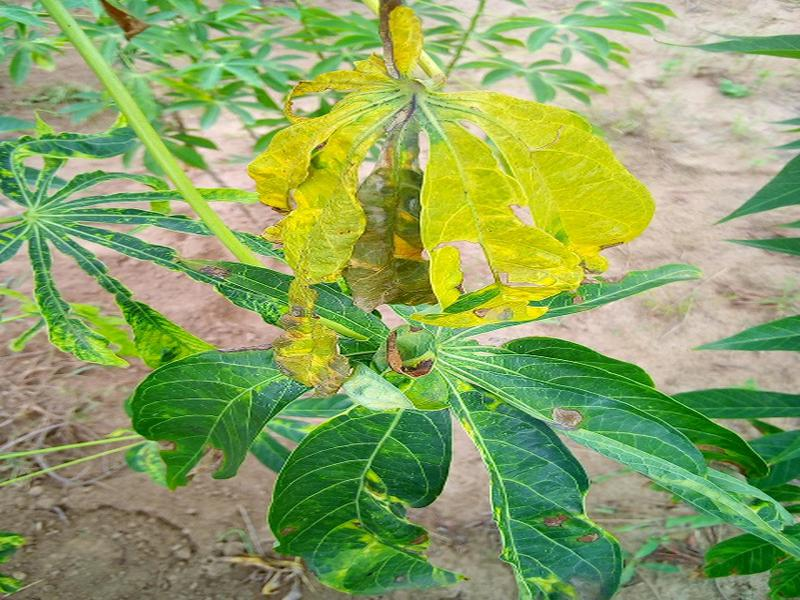
#> input picture Assets/Cassava___bacterial_blight/102485576.jpg, 800 x 600 px; its folder holds only this picture in this run
$ jupyter execute --allow-errors Percobaan3.ipynb   (older library calls are emulated)
#> lines starting #> are read from the running program, lines starting #| are printed output that depends on the picture
[cell 1]
import os
import cv2 as cv
import matplotlib.pyplot as plt
import numpy as np
import pandas as pd
from sklearn.model_selection import train_test_split, cross_val_predict
from sklearn.metrics import accuracy_score, classification_report
from skimage.feature import graycomatrix, graycoprops
from scipy.stats import entropy
from sklearn.ensemble import RandomForestClassifier
from sklearn.svm import SVC
from sklearn.neighbors import KNeighborsClassifier
from sklearn.metrics import accuracy_score, precision_score, recall_score, f1_score, confusion_matrix, classification_report
from sklearn.metrics import (confusion_matrix, ConfusionMatrixDisplay)
import seaborn as sns

Bagian kode di atas bertujuan untuk mengimpor sejumlah library utama untuk kebutuhan pengolahan citra, penarikan fitur, pembuatan klasifikasi, dan evaluasi model. Library os bertugas mengatur file dataset, berbarengan dengan OpenCV (cv2) yang berfungsi mengeksekusi operasi gambar digital. Komputasi angka berbasis array dijalankan oleh NumPy (np), sedangkan tampilan grafis dan citra disajikan melalui Matplotlib (plt). Seluruh data ekstraksi fitur lalu ditampung ke dalam tabel menggunakan Pandas (pd). Pemrosesan machine learning, mulai dari pemisahan data, klasifikasi, hingga evaluasi, menggunakan fungsi dari scikit-learn. Untuk perhitungan spesifik, skimage.feature digunakan dalam ekstraksi tekstur dan matriks GLCM, scipy.stats untuk mencari nilai entropi, serta seaborn untuk memetakan korelasi fitur dalam bentuk heatmap.

[cell 2]
data = []
labels = []
file_name = []

IMG_SIZE = (128, 128)
for sub_folder in os.listdir("Assets"):
    sub_folder_files = os.listdir(os.path.join("Assets", sub_folder))
    for i, filename in enumerate(sub_folder_files):
        img_path = os.path.join("Assets", sub_folder, filename)
        img = cv.imread(img_path)
#> img is the input picture: shape (600, 800, 3); mean B, G, R 98.7, 163.6, 138.8
        if img is None:
            continue
        data.append(img)
        labels.append(sub_folder)
        file_name.append(f"{sub_folder}_{i+1}.jpg")

print(f"Total data: {len(data)}")
#| Total data: 2
print(f"Kelas: {sorted(set(labels))}")

Kode ini bertugas membaca dan mempersiapkan semua gambar dari folder dataset untuk tahapan analisis selanjutnya. Pada bagian ini, disiapkan tiga list: data (untuk gambar mentah), labels (untuk kelas gambar berdasarkan nama subfolder), dan file_name (untuk nama file). Program kemudian menelusuri setiap subfolder di dalam direktori "Assets", yang masing-masing mewakili satu kelas data. Gambar dibaca melalui perintah cv.imread() dan langsung divalidasi keberhasilannya. Saat ini, gambar tidak langsung diproses, melainkan hanya disimpan dalam wujud aslinya agar tahap preprocessing bisa dilakukan secara terpisah dan lebih terstruktur.

[cell 3]
def dilasi(image, kernel_size=3):
    pad = kernel_size // 2
    padded = np.pad(image, pad, mode='constant', constant_values=0)

    hasil = np.zeros_like(image)

    for i in range(image.shape[0]):
        for j in range(image.shape[1]):
            window = padded[i:i+kernel_size, j:j+kernel_size]
            hasil[i, j] = np.max(window)

    return hasil

def erosi(image, kernel_size=3):
    pad = kernel_size // 2
    padded = np.pad(image, pad, mode='constant', constant_values=255)

    hasil = np.zeros_like(image)

    for i in range(image.shape[0]):
        for j in range(image.shape[1]):
            window = padded[i:i+kernel_size, j:j+kernel_size]
            hasil[i, j] = np.min(window)

    return hasil

def closing(image, kernel_size=3):
    dilated = dilasi(image, kernel_size)
    closed = erosi(dilated, kernel_size)

    return closed

Kode tersebut merupakan implementasi operasi morfologi citra secara manual menggunakan NumPy yang terdiri dari dilasi, erosi, dan closing. Fungsi dilasi() bekerja dengan mengambil nilai maksimum pada setiap area kernel sehingga bagian objek yang terang akan melebar dan celah-celah kecil dapat tertutup. Sebaliknya, fungsi erosi() mengambil nilai minimum pada setiap area kernel sehingga objek terang akan menyusut dan noise kecil dapat dihilangkan. Kedua fungsi ini menggunakan padding untuk memastikan piksel di tepi citra tetap dapat diproses.

Fungsi closing() merupakan kombinasi operasi dilasi yang diikuti oleh erosi. Dilasi dilakukan terlebih dahulu untuk menutup lubang atau celah kecil pada objek, kemudian erosi digunakan untuk mengembalikan ukuran objek mendekati bentuk semula. Hasilnya, citra menjadi lebih halus, objek yang terputus dapat tersambung kembali, dan noise gelap kecil dapat dikurangi. Oleh karena itu, operasi closing sering digunakan pada tahap preprocessing untuk meningkatkan kualitas citra sebelum dilakukan ekstraksi fitur atau proses klasifikasi.

[cell 4]
def manual_clahe(img, clip_limit=2.0, tile_size=8):

    h, w = img.shape
    pad_h = (tile_size - h % tile_size) % tile_size
    pad_w = (tile_size - w % tile_size) % tile_size
    padded = np.pad(img, ((0, pad_h), (0, pad_w)), mode='reflect')
    ph, pw = padded.shape
    tiles_y, tiles_x = ph // tile_size, pw // tile_size
    luts = np.zeros((tiles_y, tiles_x, 256), dtype=np.uint8)

    for ty in range(tiles_y):
        for tx in range(tiles_x):
            tile = padded[ty*tile_size:(ty+1)*tile_size, tx*tile_size:(tx+1)*tile_size]
            hist = np.bincount(tile.flatten(), minlength=256).astype(np.float32)
            clip_val = clip_limit * tile.size / 256
            excess = np.sum(np.maximum(hist - clip_val, 0))
            hist = np.minimum(hist, clip_val) + excess / 256
            cdf = np.cumsum(hist)
            cdf_min = cdf[cdf > 0].min()
            lut = np.round((cdf - cdf_min) / (tile.size - cdf_min) * 255)
            luts[ty, tx] = np.clip(lut, 0, 255).astype(np.uint8)

    output = np.zeros_like(padded, dtype=np.float32)
    for y in range(ph):
        for x in range(pw):
            ty = min(y // tile_size, tiles_y - 1)
            tx = min(x // tile_size, tiles_x - 1)
            output[y, x] = luts[ty, tx, padded[y, x]]
    return output[:h, :w].astype(np.uint8)

Kode tersebut merupakan implementasi CLAHE (Contrast Limited Adaptive Histogram Equalization) secara manual tanpa menggunakan fungsi cv2.createCLAHE(). Proses diawali dengan menghitung ukuran citra dan menambahkan padding menggunakan mode reflect agar ukuran citra dapat dibagi rata sesuai tile_size. Citra kemudian dibagi menjadi beberapa blok kecil (tiles), dan untuk setiap tile dihitung histogram tingkat keabuan. Histogram tersebut dibatasi menggunakan parameter clip_limit untuk mencegah peningkatan kontras yang berlebihan, kemudian kelebihan nilai histogram didistribusikan kembali secara merata ke seluruh intensitas piksel.

Setelah histogram dibatasi, program menghitung CDF(Cumulative Distribution Function) yang digunakan untuk membentuk LUT (Look-Up Table) sebagai peta transformasi nilai piksel pada setiap tile. LUT ini kemudian diterapkan pada seluruh piksel citra sesuai tile tempat piksel tersebut berada. Hasil akhirnya adalah citra dengan kontras lokal yang lebih baik, sehingga detail pada area yang terlalu gelap atau terlalu terang menjadi lebih jelas. Teknik CLAHE sering digunakan pada tahap preprocessing citra karena mampu meningkatkan kualitas visual tanpa memperbesar noise secara berlebihan seperti histogram equalization biasa.

[cell 5]
IMG_SIZE = (128, 128)

def pre_proses_P3(image, target_size=IMG_SIZE):

    # Resize
    resized = cv.resize(image, target_size)

    # Grayscale
    if len(resized.shape) == 3:
        gray = cv.cvtColor(resized, cv.COLOR_BGR2GRAY)
    else:
        gray = resized

    # CLAHE manual
    img = manual_clahe(gray, tile_size=32, clip_limit=5)

    # Morfologi Closing manual
    img = closing(img, kernel_size=3)

    return img


def percobaan3(img):
    return pre_proses_P3(img)

Bagian kode ini mendefinisikan fungsi preprocessing citra pada Percobaan 3. Di dalam fungsi pre_proses_P3, citra terlebih dahulu diubah ukurannya (resize) menjadi 128 × 128 piksel untuk menyeragamkan dimensi seluruh data. Selanjutnya, citra berwarna (RGB/BGR) dikonversi menjadi grayscale sehingga hanya menyimpan informasi intensitas keabuan dan lebih mudah diproses. Setelah itu, diterapkan metode CLAHE (Contrast Limited Adaptive Histogram Equalization) secara manual untuk meningkatkan kontras citra dan memperjelas detail pada setiap bagian gambar. Tahap berikutnya adalah morfologi closing, yaitu kombinasi operasi dilasi dan erosi yang bertujuan untuk menutup lubang kecil, mengurangi noise, dan memperbaiki bentuk objek pada citra. Rangkaian preprocessing ini digunakan untuk meningkatkan kualitas citra sehingga hasil yang diperoleh lebih optimal untuk proses ekstraksi fitur dan klasifikasi.

## Percobaan 3
Bagian kode ini digunakan untuk menerapkan preprocessing pada seluruh citra dan menampilkan hasilnya berdasarkan kelas masing-masing. Fungsi percobaan3 berfungsi untuk menjalankan proses preprocessing yang telah didefinisikan pada fungsi pre_proses_P3. Seluruh citra pada variabel data kemudian diproses dan hasilnya disimpan ke dalam variabel dataPreprocessed.

Selanjutnya, program mengambil seluruh label yang unik dari dataset dan mengelompokkannya berdasarkan kelas. Untuk setiap kelas, program mencari indeks citra yang sesuai kemudian menampilkan lima contoh citra hasil preprocessing dalam satu baris menggunakan matplotlib. Setiap kelompok citra diberi judul sesuai nama kelasnya, sedangkan sumbu gambar disembunyikan agar tampilan lebih rapi dan fokus pada hasil citra. Visualisasi ini bertujuan untuk memudahkan pengamatan dan evaluasi hasil preprocessing pada setiap kategori citra sebelum digunakan pada tahap ekstraksi fitur dan klasifikasi.

[cell 6]
def percobaan3(img):
    hasil = pre_proses_P3(img)
#> in pre_proses_P3, `gray = cv.cvtColor(resized, cv.COLOR_BGR2GRAY)`:
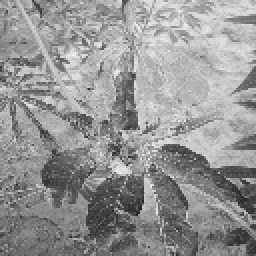
#> gray: shape (128, 128) (shown 2 times larger); min 33, max 244, mean 148.6
#> after the loop in manual_clahe, `for y in range(ph):`:
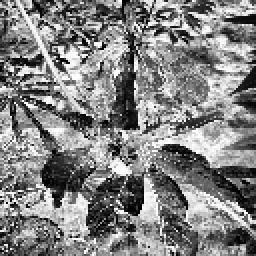
#> output: shape (128, 128) float32 (shown 2 times larger); min 0, max 255, mean 130
#> in dilasi, `padded = np.pad(image, pad, mode='constant', constant_values=0)`:
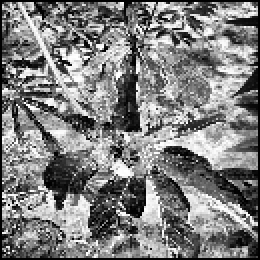
#> padded: shape (130, 130) (shown 2 times larger); min 0, max 255, mean 126
#> after the loop in dilasi, `for i in range(image.shape[0]):`:
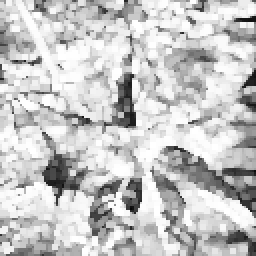
#> hasil: shape (128, 128) (shown 2 times larger); min 7, max 255, mean 197.7
#> after the loop in erosi, `for i in range(image.shape[0]):`:
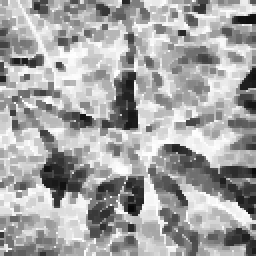
#> hasil: shape (128, 128) (shown 2 times larger); min 7, max 255, mean 164.1
#> call 2 of pre_proses_P3, with target_size = (128, 128)
#> in pre_proses_P3 (call 2), `resized = cv.resize(image, target_size)`:
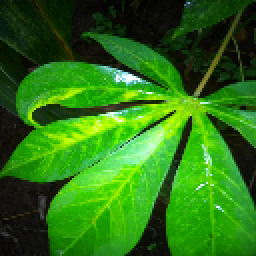
#> resized: shape (128, 128, 3) (shown 2 times larger); mean B, G, R 19.7, 114.5, 43.9
#> in pre_proses_P3 (call 2), `gray = cv.cvtColor(resized, cv.COLOR_BGR2GRAY)`:
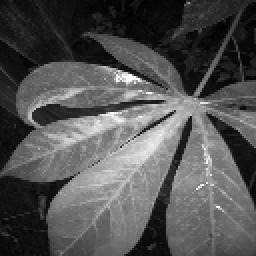
#> gray: shape (128, 128) (shown 2 times larger); min 0, max 254, mean 82.6
#> call 2 of manual_clahe, with clip_limit = 5, tile_size = 32
#> after the loop in manual_clahe (call 2), `for y in range(ph):`:
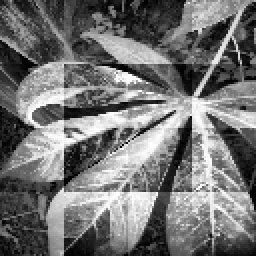
#> output: shape (128, 128) float32 (shown 2 times larger); min 0, max 255, mean 115.2
#> call 2 of dilasi, with kernel_size = 3
#> after the loop in dilasi (call 2), `for i in range(image.shape[0]):`:
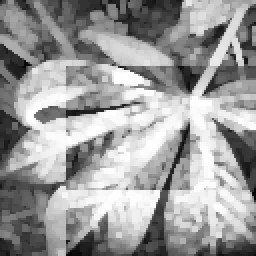
#> hasil: shape (128, 128) (shown 2 times larger); min 3, max 255, mean 154.9
#> call 2 of erosi, with kernel_size = 3
#> after the loop in erosi (call 2), `for i in range(image.shape[0]):`:
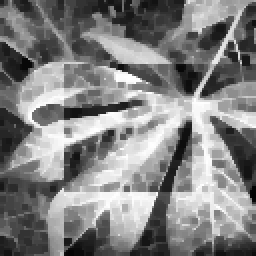
#> hasil: shape (128, 128) (shown 2 times larger); min 3, max 255, mean 129.2
    return hasil

dataPreprocessed = [percobaan3(img) for img in data]
#> dataPreprocessed = 2 items
unique_labels = sorted(set(labels))

for label in unique_labels:
    idxs = [j for j, l in enumerate(labels) if l == label]
    fig, axs = plt.subplots(1, 5, figsize=(15, 3))
    fig.suptitle(label, fontsize=16)

    for k in range(5):
        ax = axs[k]

        if k < len(idxs):
            ax.imshow(dataPreprocessed[idxs[k]], cmap='gray')

        ax.axis('off')

    plt.tight_layout()
    plt.subplots_adjust(top=0.85)
    plt.show()

[cell 7]
def glcm(image, derajat):
    if derajat == 0:
        angles = [0]
    elif derajat == 45:
        angles = [np.pi / 4]
    elif derajat == 90:
        angles = [np.pi / 2]
    elif derajat == 135:
        angles = [3 * np.pi / 4]
    else:
        raise ValueError("Invalid angle. It should be one of the following: 0, 45, 90, 135.")

    glcm = graycomatrix(image.astype(np.uint8), [1], angles, 256, symmetric=True, normed=True)
    return glcm

Bagian kode ini digunakan untuk membentuk matriks Gray Level Co-occurrence Matrix (GLCM) yang berfungsi mengekstraksi informasi tekstur dari citra. Fungsi `glcm` menerima dua parameter, yaitu citra (`image`) dan sudut (`derajat`). Program kemudian mengonversi nilai derajat yang diberikan menjadi satuan radian, di mana sudut yang tersedia adalah 0°, 45°, 90°, dan 135°. Jika sudut yang dimasukkan tidak sesuai dengan pilihan tersebut, program akan menampilkan pesan kesalahan.

Setelah sudut ditentukan, fungsi `graycomatrix()` digunakan untuk membentuk matriks GLCM dengan jarak antar piksel sebesar 1 dan jumlah tingkat keabuan sebanyak 256. Parameter `symmetric=True` membuat matriks menjadi simetris, sedangkan `normed=True` melakukan normalisasi sehingga nilai pada matriks merepresentasikan probabilitas kemunculan pasangan piksel. Hasil dari proses ini adalah matriks GLCM yang nantinya digunakan untuk menghitung berbagai fitur tekstur seperti contrast, correlation, energy, homogeneity, dan ASM.

[cell 8]
def correlation_feat(matriks):
    return graycoprops(matriks, 'correlation')[0, 0]

def dissimilarity(matriks):
    return graycoprops(matriks, 'dissimilarity')[0, 0]

def homogenity(matriks):
    return graycoprops(matriks, 'homogeneity')[0, 0]

def contrast(matriks):
    return graycoprops(matriks, 'contrast')[0, 0]

def ASM(matriks):
    return graycoprops(matriks, 'ASM')[0, 0]

def energy(matriks):
    return graycoprops(matriks, 'energy')[0, 0]

def entropyGlcm(matriks):
    return entropy(matriks.ravel())

Bagian kode ini digunakan untuk menghitung berbagai fitur tekstur dari matriks GLCM yang telah dibentuk sebelumnya. Setiap fungsi menerima parameter berupa matriks GLCM, kemudian menggunakan fungsi `graycoprops()` untuk memperoleh nilai fitur tertentu. Fitur `correlation` digunakan untuk mengukur hubungan atau keterkaitan antara piksel yang bertetangga, sedangkan `dissimilarity` mengukur tingkat perbedaan nilai intensitas antar piksel. Fitur `homogeneity` menunjukkan tingkat keseragaman tekstur, sementara `contrast` mengukur tingkat variasi atau perbedaan intensitas dalam citra.

Selain itu, terdapat fitur `ASM` (Angular Second Moment) yang digunakan untuk mengukur keseragaman distribusi nilai pada matriks GLCM, dan fitur `energy` yang menunjukkan tingkat keteraturan tekstur pada citra. Semakin tinggi nilai energy, semakin seragam tekstur citra tersebut. Fungsi `entropyGlcm()` digunakan untuk menghitung nilai entropi dari matriks GLCM menggunakan fungsi `entropy()`. Entropi menggambarkan tingkat kompleksitas atau ketidakteraturan tekstur, di mana nilai yang lebih tinggi menunjukkan tekstur yang lebih beragam dan kompleks. Seluruh fitur ini digunakan sebagai representasi karakteristik tekstur citra yang nantinya menjadi masukan bagi proses klasifikasi.

[cell 9]
Derajat0 = []
Derajat45 = []
Derajat90 = []
Derajat135 = []

for i in range(len(dataPreprocessed)):
    D0   = glcm(dataPreprocessed[i], 0)
    D45  = glcm(dataPreprocessed[i], 45)
    D90  = glcm(dataPreprocessed[i], 90)
    D135 = glcm(dataPreprocessed[i], 135)
    Derajat0.append(D0)
    Derajat45.append(D45)
    Derajat90.append(D90)
    Derajat135.append(D135)
#> this loop made 2 passes
#> after the loop, Derajat0 = 2 items; Derajat135 = 2 items; Derajat45 = 2 items; Derajat90 = 2 items

Kontras0, Kontras45, Kontras90, Kontras135         = [], [], [], []
dissimilarity0, dissimilarity45, dissimilarity90, dissimilarity135 = [], [], [], []
homogenity0, homogenity45, homogenity90, homogenity135 = [], [], [], []
entropy0, entropy45, entropy90, entropy135         = [], [], [], []
ASM0, ASM45, ASM90, ASM135                         = [], [], [], []
energy0, energy45, energy90, energy135             = [], [], [], []
correlation0, correlation45, correlation90, correlation135 = [], [], [], []

for i in range(len(dataPreprocessed)):
    Kontras0.append(contrast(Derajat0[i]))
    Kontras45.append(contrast(Derajat45[i]))
    Kontras90.append(contrast(Derajat90[i]))
    Kontras135.append(contrast(Derajat135[i]))

    dissimilarity0.append(dissimilarity(Derajat0[i]))
    dissimilarity45.append(dissimilarity(Derajat45[i]))
    dissimilarity90.append(dissimilarity(Derajat90[i]))
    dissimilarity135.append(dissimilarity(Derajat135[i]))

    homogenity0.append(homogenity(Derajat0[i]))
    homogenity45.append(homogenity(Derajat45[i]))
    homogenity90.append(homogenity(Derajat90[i]))
    homogenity135.append(homogenity(Derajat135[i]))

    entropy0.append(entropyGlcm(Derajat0[i]))
    entropy45.append(entropyGlcm(Derajat45[i]))
    entropy90.append(entropyGlcm(Derajat90[i]))
    entropy135.append(entropyGlcm(Derajat135[i]))

    ASM0.append(ASM(Derajat0[i]))
    ASM45.append(ASM(Derajat45[i]))
    ASM90.append(ASM(Derajat90[i]))
    ASM135.append(ASM(Derajat135[i]))

    energy0.append(energy(Derajat0[i]))
    energy45.append(energy(Derajat45[i]))
    energy90.append(energy(Derajat90[i]))
    energy135.append(energy(Derajat135[i]))

    correlation0.append(correlation_feat(Derajat0[i]))
    correlation45.append(correlation_feat(Derajat45[i]))
    correlation90.append(correlation_feat(Derajat90[i]))
    correlation135.append(correlation_feat(Derajat135[i]))
#> this loop made 2 passes
#> after the loop, ASM0 = [0.00131, 0.00118]; ASM135 = [0.000469, 0.000481]; ASM45 = [0.000467, 0.00049]; ASM90 = [0.00128, 0.00118]; Kontras0 = [1017.1, 659.5]; Kontras135 = [1865.3, 1075.3]; Kontras45 = [1671.2, 1207.9]; Kontras90 = [1207.7, 733.6]; correlation0 = [0.864, 0.93]; correlation135 = [0.752, 0.886]; correlation45 = [0.778, 0.872]; correlation90 = [0.84, 0.922]; dissimilarity0 = [15.93, 12.54]; dissimilarity135 = [26.12, 18.84]; dissimilarity45 = [24.78, 19.83]; dissimilarity90 = [17.82, 13.34]; energy0 = [0.0362, 0.0343]; energy135 = [0.0216, 0.0219]; energy45 = [0.0216, 0.0221]; energy90 = [0.0357, 0.0344]; entropy0 = [7.88, 8]; entropy135 = [8.67, 8.66]; entropy45 = [8.65, 8.66]; entropy90 = [7.93, 8.01]; homogenity0 = [0.474, 0.451]; homogenity135 = [0.265, 0.254]; homogenity45 = [0.263, 0.258]; homogenity90 = [0.471, 0.45]

print(f"Ekstraksi fitur selesai untuk {len(dataPreprocessed)} citra.")
#| Ekstraksi fitur selesai untuk 2 citra.

## Write the extraction's results to CSV
Kode ini merangkum seluruh hasil ekstraksi fitur GLCM ke dalam sebuah tabel. Semua data—mulai dari nama file, label kelas, hingga tujuh fitur tekstur dari empat sudut berbeda dikumpulkan ke dalam dataTable. Selanjutnya, dataTable ini dikonversi menjadi DataFrame menggunakan Pandas dan langsung diekspor menjadi file CSV dengan nama hasil_ekstraksi_Percobaan1.csv. Langkah ini dilakukan agar data hasil ekstraksi dapat disimpan secara permanen dan siap digunakan pada tahapan berikutnya tanpa harus melakukan komputasi ulang dari awal.

[cell 10]
dataTable = {
    'Filename': file_name, 'Label': labels,
    'Contrast0': Kontras0, 'Contrast45': Kontras45, 'Contrast90': Kontras90, 'Contrast135': Kontras135,
    'Homogeneity0': homogenity0, 'Homogeneity45': homogenity45, 'Homogeneity90': homogenity90, 'Homogeneity135': homogenity135,
    'Dissimilarity0': dissimilarity0, 'Dissimilarity45': dissimilarity45, 'Dissimilarity90': dissimilarity90, 'Dissimilarity135': dissimilarity135,
    'Entropy0': entropy0, 'Entropy45': entropy45, 'Entropy90': entropy90, 'Entropy135': entropy135,
    'ASM0': ASM0, 'ASM45': ASM45, 'ASM90': ASM90, 'ASM135': ASM135,
    'Energy0': energy0, 'Energy45': energy45, 'Energy90': energy90, 'Energy135': energy135,
    'Correlation0': correlation0, 'Correlation45': correlation45, 'Correlation90': correlation90, 'Correlation135': correlation135,
}
df = pd.DataFrame(dataTable)
#> df = table of 2 rows and 30 columns
#> (the rest of this cell did not finish here and is left out)
